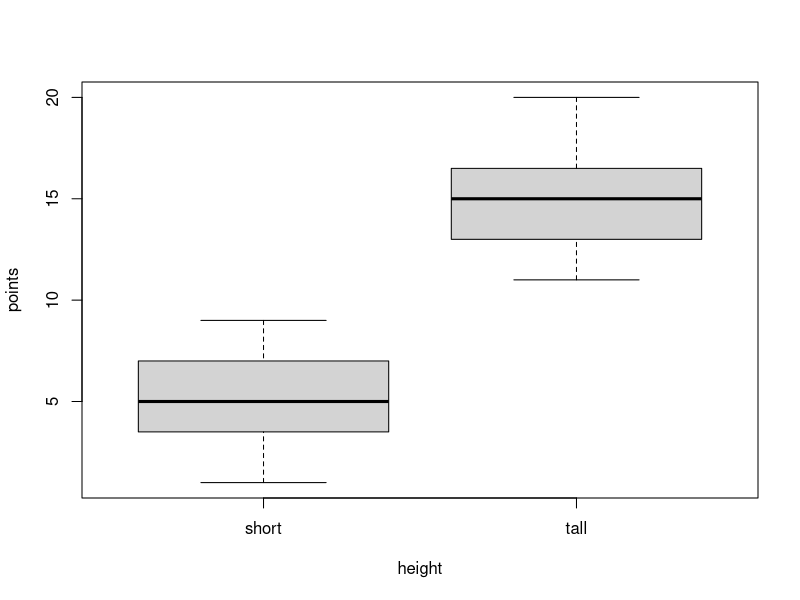
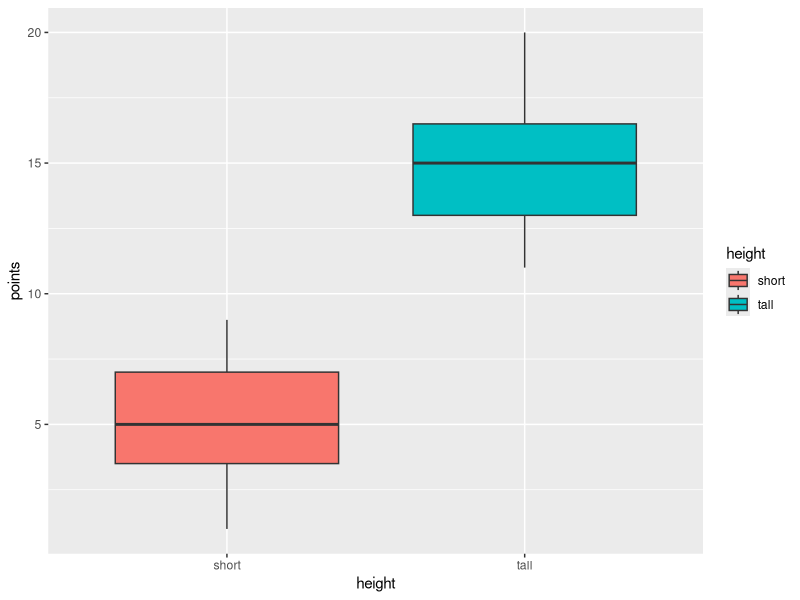

These charts were generated, in order, by the following R code:
## ---- chunk 1
library(ggplot2) 
library(tidyverse)
## ---- chunk 2
point_low <- c(3, 5, 6, 8, 9, 1, 4)
## ---- chunk 3
point_high <- sample(10:20, 7)
## ---- chunk 4
points <- c(point_low, point_high)
## ---- chunk 5
height <- c("short", "short", "short", "short", "short", "short", "short", 
  "tall", "tall", "tall", "tall", "tall", "tall", "tall") 

height <- c(rep("short", 7), rep("tall", 7))

height <- as.data.frame(height)
## ---- chunk 6
bball <- cbind(points, height)
## ---- chunk 7
bball

head(bball)

View(bball)
## ---- chunk 8
short_folks <- filter(bball, height == "short")
## ---- chunk 9
boxplot(points ~ height, data = bball) 

ggplot(bball, 
        aes(x = height, y = points, fill = height)) +
        geom_boxplot()
## ---- chunk 10
t.test(points ~ height, data = bball)

mod_0 <- lm(points ~ height, data = bball)

summary(mod_0)
